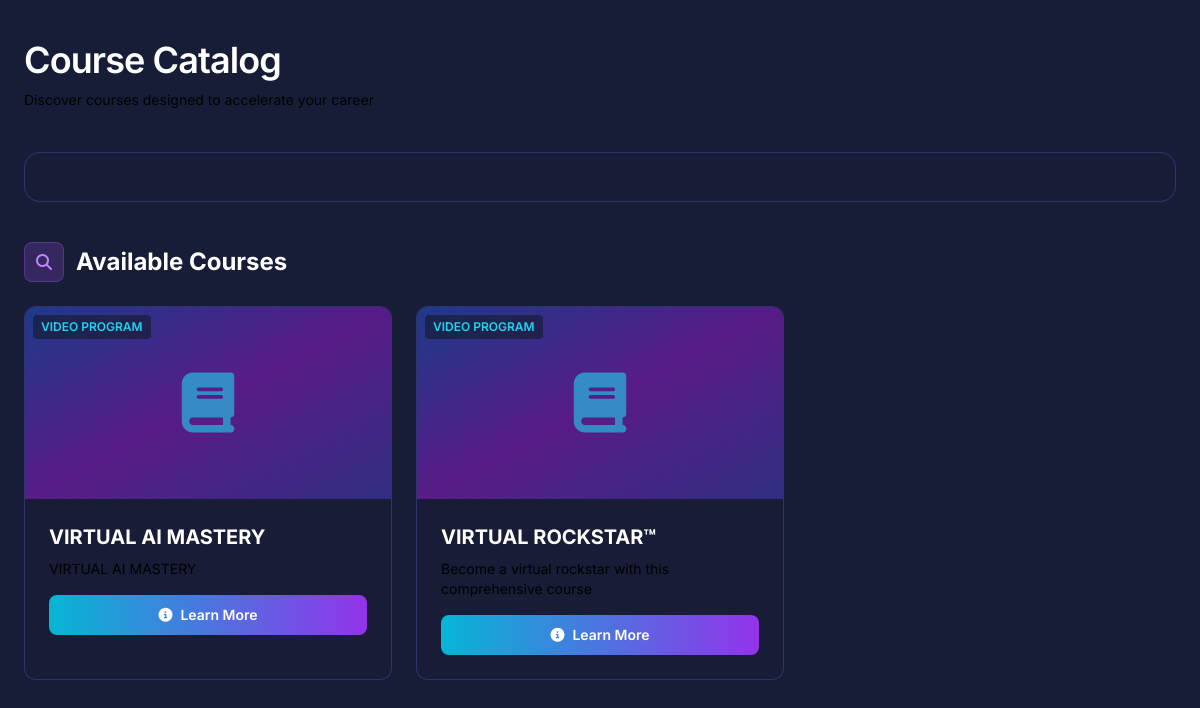
Page /courses/ on the committed database.
### myApp/models.py (models this page shows, shortened)
class Course(models.Model):
    COURSE_TYPE_CHOICES = [
        ('sprint', 'Sprint'),
        ('speaking', 'Speaking'),
        ('consultancy', 'Consultancy'),
        ('special', 'Special'),
    ]
    STATUS_CHOICES = [
        ('active', 'Active'),
        ('locked', 'Locked'),
        ('coming_soon', 'Coming Soon'),
    ]
    VISIBILITY_CHOICES = [
        ('public', 'Public'),
        ('members_only', 'Members Only'),
        ('hidden', 'Hidden'),
        ('private', 'Private'),
    ]
    ENROLLMENT_METHOD_CHOICES = [
        ('open', 'Open Enrollment'),
        ('purchase', 'Purchase Required'),
        ('invite_only', 'Invite Only'),
        ('cohort_only', 'Cohort Only'),
        ('subscription_only', 'Subscription Only'),
    ]
    ACCESS_DURATION_TYPE_CHOICES = [
        ('lifetime', 'Lifetime'),
        ('fixed_days', 'Fixed Days'),
        ('until_date', 'Until Date'),
        ('drip', 'Drip Content'),
    ]
    name = models.CharField(max_length=200)
    slug = models.SlugField(unique=True)
    course_type = models.CharField(max_length=20, choices=COURSE_TYPE_CHOICES, default='sprint')
    status = models.CharField(max_length=20, choices=STATUS_CHOICES, default='active')
    description = models.TextField()
    short_description = models.CharField(max_length=300, blank=True)
    thumbnail = models.ImageField(upload_to='courses/thumbnails/', blank=True, null=True)
    coach_name = models.CharField(max_length=100, blank=True)
    is_subscribers_only = models.BooleanField(default=False)
    is_accredible_certified = models.BooleanField(default=False)
    has_asset_templates = models.BooleanField(default=False)
    exam_unlock_days = models.IntegerField(default=0, help_text="Days after enrollment before exam unlocks")
    special_tag = models.CharField(max_length=100, blank=True, help_text="e.g., 'Black Friday 2025'")
    visibility = models.CharField(max_length=20, choices=VISIBILITY_CHOICES, default='public')
    enrollment_method = models.CharField(max_length=20, choices=ENROLLMENT_METHOD_CHOICES, default='open')
    access_duration_type = models.CharField(max_length=20, choices=ACCESS_DURATION_TYPE_CHOICES, default='lifetime')
    access_duration_days = models.IntegerField(null=True, blank=True, help_text="Duration in days if fixed_days")
    access_until_date = models.DateTimeField(null=True, blank=True, help_text="Expiration date if until_date")
    prerequisite_courses = models.ManyToManyField('self', symmetrical=False, blank=True)
    required_quiz_score = models.IntegerField(default=0, help_text="Required quiz score to unlock (0-100)")
    created_at = models.DateTimeField(auto_now_add=True)
    updated_at = models.DateTimeField(auto_now=True)
    class Meta:
        ordering = ['-created_at']

### myApp/views.py (the view)
# urls.py: path('courses/', views.courses, name='courses'),
def courses(request):
    import logging
    logger = logging.getLogger(__name__)
    filter_favorites = request.GET.get('favorites') == 'true'
    if request.user.is_authenticated:
        accessible_courses = get_user_accessible_courses(request.user)
        accessible_course_ids = set(accessible_courses.values_list('id', flat=True))
        progress_course_ids = set(UserProgress.objects.filter(
            user=request.user
        ).values_list('lesson__course_id', flat=True).distinct())
        all_accessible_ids = accessible_course_ids | progress_course_ids
        favorited_ids = list(FavoriteCourse.objects.filter(user=request.user).values_list('course_id', flat=True))
        all_active_courses = Course.objects.filter(status='active')
        my_courses_qs = Course.objects.filter(id__in=all_accessible_ids)
        available_qs = all_active_courses.exclude(id__in=all_accessible_ids).filter(
            visibility__in=['public', 'members_only']
        )
        all_courses_for_progress = list(my_courses_qs) + list(available_qs)
        course_progress_map = {}
        for course in all_courses_for_progress:
            total_lessons = course.lesson_set.count()
            completed_lessons = UserProgress.objects.filter(
                user=request.user,
                lesson__course=course,
                completed=True
            ).count()
            if total_lessons > 0:
                course_progress = int((completed_lessons / total_lessons) * 100)
                course_progress = max(0, min(100, course_progress))  # Clamp to 0-100
            else:
                course_progress = 0
            course_progress_map[course.id] = {
                'progress': course_progress,
                'completed': course_progress == 100,
                'total_lessons': total_lessons,
                'completed_lessons': completed_lessons,
            }
            logger.info(f"[PROGRESS DEBUG] Course: {course.name} (ID: {course.id}), User: {request.user.username} (ID: {request.user.id}), Completed: {completed_lessons}/{total_lessons}, Progress: {course_progress}%")
        continue_learning_ids = [
            course_id for course_id, data in course_progress_map.items()
            if course_id in all_accessible_ids and data['progress'] > 0 and data['progress'] < 100
        ]
        continue_learning_qs = Course.objects.filter(id__in=continue_learning_ids)
        my_courses_filtered = my_courses_qs
        if filter_favorites:
            my_courses_filtered = my_courses_filtered.filter(id__in=favorited_ids)
        continue_learning_filtered = continue_learning_qs
        if filter_favorites:
            continue_learning_filtered = continue_learning_filtered.filter(id__in=favorited_ids)
        available_filtered = available_qs
        if filter_favorites:
            available_filtered = available_filtered.filter(id__in=favorited_ids)
        my_courses_list = list(my_courses_filtered)
        continue_learning_list = list(continue_learning_filtered)
        available_list = list(available_filtered)
        for course in my_courses_list + continue_learning_list + available_list:
            if course.id in course_progress_map:
                data = course_progress_map[course.id]
                course.user_progress_percent = data['progress']
                course.is_completed = data['completed']
            else:
                course.user_progress_percent = 0
                course.is_completed = False
            course.is_favorited = course.id in favorited_ids
        logger.info(f"[COURSES DEBUG] User: {request.user.username} (ID: {request.user.id})")
        logger.info(f"[COURSES DEBUG] Filter favorites: {filter_favorites}")
        logger.info(f"[COURSES DEBUG] Accessible course IDs (from access): {sorted(accessible_course_ids)}")
        logger.info(f"[COURSES DEBUG] Progress course IDs (from UserProgress): {sorted(progress_course_ids)}")
        logger.info(f"[COURSES DEBUG] All accessible IDs (union): {sorted(all_accessible_ids)}")
        logger.info(f"[COURSES DEBUG] My Courses count: {len(my_courses_list)}, IDs: {[c.id for c in my_courses_list]}")
        logger.info(f"[COURSES DEBUG] Continue Learning count: {len(continue_learning_list)}, IDs: {[c.id for c in continue_learning_list]}")
        logger.info(f"[COURSES DEBUG] Available count: {len(available_list)}, IDs: {[c.id for c in available_list]}")
        logger.info(f"[COURSES DEBUG] Favorited IDs: {favorited_ids}")
    else:
        my_courses_list = []
        continue_learning_list = []
        available_qs = Course.objects.filter(visibility='public', status='active')
        if filter_favorites:
            available_qs = available_qs.none()  # Can't favorite when not logged in
        available_list = list(available_qs)
        favorited_ids = []
        for course in available_list:
            course.user_progress_percent = 0
            course.is_completed = False
            course.is_favorited = False
    context = {
        'my_courses': my_courses_list,
        'available_courses': available_list,
        'continue_learning': continue_learning_list,
        'favorited_ids': favorited_ids,
        'filter_favorites': filter_favorites,
    }
    return render(request, 'courses.html', context)

### myApp/templates/courses.html (shortened to what this page needs)
{% extends 'base.html' %}
{% block content %}
<div class="min-h-screen" style="background-color: #181d37;">
    <div class="max-w-7xl mx-auto px-6 py-10">
        <div class="mb-10">
            <h1 class="text-4xl font-semibold text-white tracking-tight mb-2">Course Catalog</h1>
            <p class="text-sm text-slate-300 leading-6">Discover courses designed to accelerate your career</p>
        </div>
        <div class="border rounded-2xl p-6 mb-10 backdrop-blur-sm" style="background-color: rgba(24, 29, 55, 0.5); border-color: rgba(99, 102, 241, 0.3);">
        </div>
        {% if available_courses %}
        <div>
            <div class="flex items-center gap-3 mb-6">
                <div class="w-10 h-10 rounded-lg bg-purple-500/20 border border-purple-500/30 flex items-center justify-center">
                    <i class="fas fa-search text-purple-400"></i>
                </div>
                <h2 class="text-2xl font-bold text-white">Available Courses</h2>
            </div>
            <div class="grid md:grid-cols-3 gap-6">
                {% for course in available_courses %}
                <div class="border rounded-xl overflow-hidden transition-all backdrop-blur-sm" style="background-color: rgba(24, 29, 55, 0.5); border-color: rgba(99, 102, 241, 0.3);" onmouseover="this.style.borderColor='rgba(99, 102, 241, 0.6)'" onmouseout="this.style.borderColor='rgba(99, 102, 241, 0.3)'">
                    {% if course.thumbnail %}
                    <img src="{{ course.thumbnail.url }}" alt="{{ course.name }}" class="w-full h-48 object-cover">
                    {% else %}
                    <div class="w-full h-48 bg-gradient-to-br from-blue-900 via-purple-900 to-indigo-900 flex items-center justify-center relative">
                        <span class="absolute top-2 left-2 px-2 py-1 text-cyan-400 text-xs font-semibold rounded" style="background-color: rgba(24, 29, 55, 0.7);">VIDEO PROGRAM</span>
                        <i class="fas fa-book text-6xl text-cyan-400/60"></i>
                    </div>
                    {% endif %}
                    <div class="p-6">
                        <h3 class="text-xl font-bold text-white mb-2">{{ course.name }}</h3>
                        <p class="text-sm text-slate-300 mb-4 line-clamp-2">{{ course.short_description|default:course.description|truncatewords:20 }}</p>
                        <a href="{% url 'course_detail' course.slug %}"
                           class="inline-flex items-center justify-center w-full px-4 py-2.5 bg-gradient-to-r from-cyan-500 to-purple-600 text-white rounded-lg font-semibold text-sm hover:shadow-lg hover:shadow-cyan-500/20 transition-all focus:outline-none focus:ring-2 focus:ring-offset-2 focus:ring-offset-[#181d37] focus:ring-cyan-500">
                            <i class="fas fa-info-circle mr-2"></i>Learn More
                        </a>
                    </div>
                </div>
                {% endfor %}
            </div>
        </div>
        {% endif %}
    </div>
</div>
{% endblock %}

### rows in the picture
Course: thumbnail "VIDEO PROGRAM", name "VIRTUAL AI MASTERY", short_description "VIRTUAL AI MASTERY"
Course: thumbnail "VIDEO PROGRAM", name "VIRTUAL ROCKSTAR™", short_description "Become a virtual rockstar with this comprehensive course"
